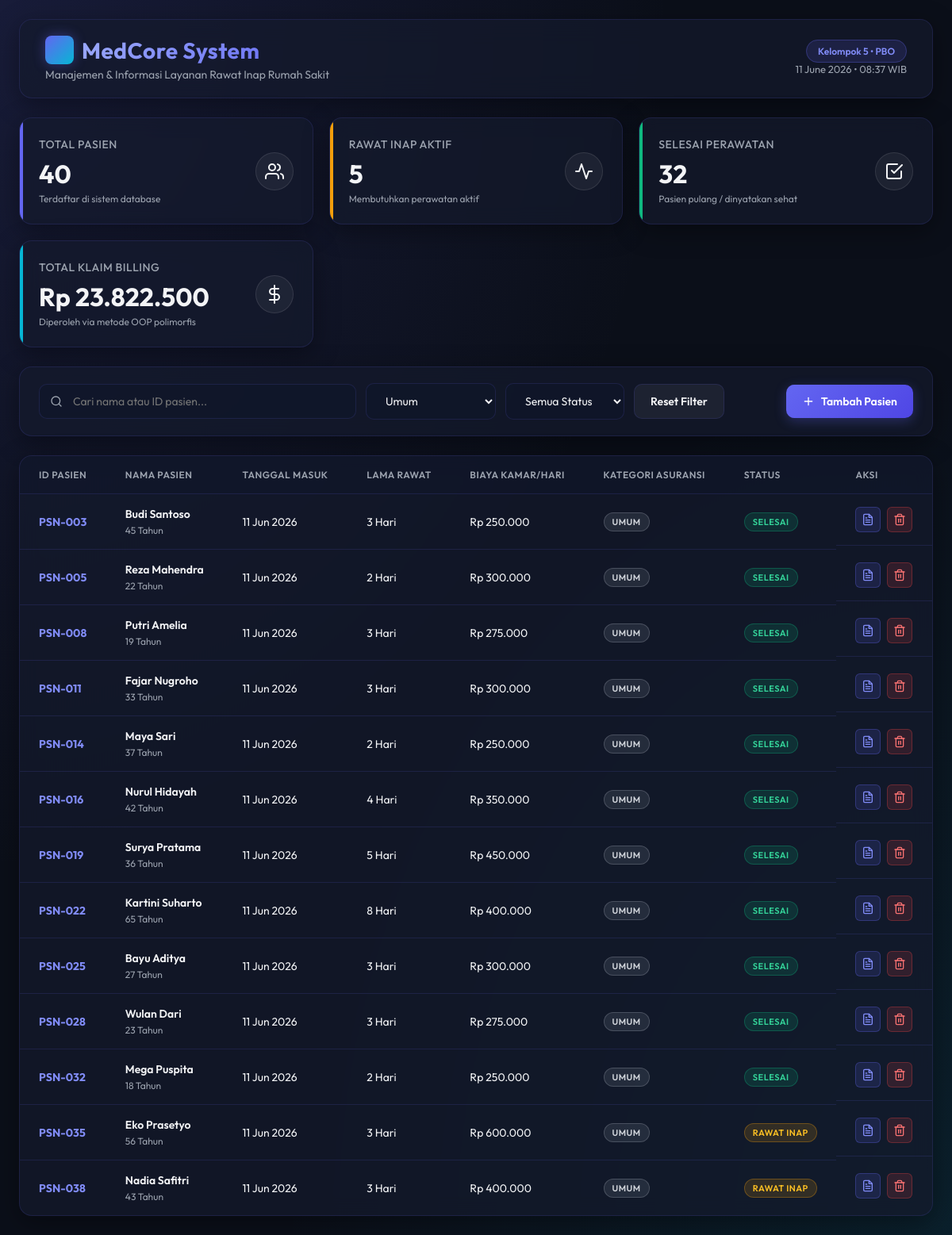
/index.php?asuransi=Umum, run on the app's committed database.
### tables this page shows
CREATE TABLE IF NOT EXISTS `pasien` (
    `id_pasien`            VARCHAR(20)    NOT NULL,
    `nama`                 VARCHAR(100)   NOT NULL,
    `usia`                 INT            NOT NULL,
    `jenis_kelamin`        ENUM('Laki-laki', 'Perempuan') NOT NULL,
    `tanggal_masuk`        DATE           NOT NULL,
    `tanggal_keluar`       DATE           NULL DEFAULT NULL,
    `lama_rawat`           INT            NOT NULL DEFAULT 0,
    `biaya_kamar_per_hari` DECIMAL(12,2)  NOT NULL DEFAULT 0.00,
    `asuransi`             ENUM('BPJS', 'Asuransi Swasta', 'Umum') NOT NULL DEFAULT 'Umum',
    `status`               ENUM('Rawat Inap', 'Rawat Jalan', 'Selesai', 'Dirujuk') NOT NULL DEFAULT 'Rawat Inap',
    
     
    `nomor_pbi`            VARCHAR(50)    NULL DEFAULT NULL,
    `faskes_asal`          VARCHAR(100)   NULL DEFAULT NULL,
    `kelas_kamar`          VARCHAR(20)    NULL DEFAULT NULL,
    
     
    `nik`                  VARCHAR(20)    NULL DEFAULT NULL,
    `metode_pembayaran`    VARCHAR(50)    NULL DEFAULT NULL,
    
     
    `nama_provider`        VARCHAR(100)   NULL DEFAULT NULL,
    `nomor_polis`          VARCHAR(50)    NULL DEFAULT NULL,
    `limit_cover`          DECIMAL(12,2)  NULL DEFAULT NULL,

    PRIMARY KEY (`id_pasien`),

     
    INDEX `idx_nama`            (`nama`),
    INDEX `idx_tanggal_masuk`   (`tanggal_masuk`),
    INDEX `idx_asuransi`        (`asuransi`),
    INDEX `idx_status`          (`status`)

);

### public/index.php (the view, shortened to what the rows shown need)
<?php
spl_autoload_register(function ($class) {
    $prefix = 'App\\';
    $base_dir = dirname(__DIR__) . '/src/';
    $len = strlen($prefix);
    $relative_class = substr($class, $len);
    $parts = explode('\\', $relative_class);
    if (count($parts) > 1) {
        $subNamespace = $parts[0];
        $className = $parts[1];
        $folder = '';
        switch ($subNamespace) {
            case 'Core':
                $folder = 'Core2';
                break;
            case 'Models':
                $folder = 'Models3';
                break;
            case 'Database':
                $folder = 'Database1';
                break;
            case 'Controllers':
                $folder = 'Controllers4';
                break;
        }
        if ($folder !== '') {
            $file = $base_dir . $folder . '/' . $className . '.php';
            if (file_exists($file)) {
                return;
            }
        }
    }
});
$controller = new ManajemenRumahSakit();
$search = $_GET['search'] ?? null;
$asuransi = $_GET['asuransi'] ?? null;
$status = $_GET['status'] ?? null;
$pasiens = $controller->getAllPasien($search, $asuransi, $status);
$stats = $controller->getStats();
?>
<!DOCTYPE html>
<html lang="id">
<head>
</head>
<body>
<div class="container">
    <header>
        <div class="logo-area">
            <h1>
                <span class="logo-icon">+</span>
                MedCore System
            </h1>
        </div>
    </header>
    <section class="table-card">
        <div class="table-responsive">
            <table>
                <thead>
                    <tr>
                        <th>ID Pasien</th>
                        <th>Nama Pasien</th>
                        <th>Tanggal Masuk</th>
                        <th>Lama Rawat</th>
                        <th>Biaya Kamar/Hari</th>
                        <th>Kategori Asuransi</th>
                        <th>Status</th>
                        <th>Aksi</th>
                    </tr>
                </thead>
                <tbody>
                    <?php if (count($pasiens) > 0): ?>
                        <?php foreach ($pasiens as $pasien): ?>
                            <tr>
                                <td><span class="patient-id"><?= htmlspecialchars($pasien->getIdPasien()) ?></span></td>
                                <td>
                                    <div class="patient-info">
                                        <span class="patient-name"><?= htmlspecialchars($pasien->getNama()) ?></span>
                                        <span class="patient-meta"><?= $pasien->getUsia() ?> Tahun</span>
                                    </div>
                                </td>
                                <td><?= date('d M Y', strtotime($pasien->getLamaRawat() > 0 ? date('Y-m-d') : date('Y-m-d')))  ?>
                                </td>
                                <td><?= $pasien->getLamaRawat() ?> Hari</td>
                                <td>Rp <?= number_format($pasien->getBiayaKamarPerHari(), 0, ',', '.') ?></td>
                                <td>
                                    <?php
                                        $insurance = $pasien->cetakKlaimLayanan()['jenis'] ?? 'UMUM';
                                        $insurance_class = 'badge-umum';
                                    ?>
                                    <span class="badge <?= $insurance_class ?>"><?= $insurance ?></span>
                                </td>
                                <td>
                                    <?php
                                        $db_local = App\Database\KoneksiDatabase::getInstance()->getKoneksi();
                                        $stmt_row = $db_local->prepare("SELECT tanggal_masuk, status FROM pasien WHERE id_pasien = :id");
                                        $stmt_row->execute(['id' => $pasien->getIdPasien()]);
                                        $db_data = $stmt_row->fetch();
                                        $status_raw = $db_data['status'] ?? 'Rawat Inap';
                                        $status_class = 'badge-inap';
                                        if ($status_raw === 'Selesai') $status_class = 'badge-selesai';
                                    ?>
                                    <span class="badge <?= $status_class ?>"><?= $status_raw ?></span>
                                </td>
                                <td class="action-cell">
                                    <button class="btn-icon btn-icon-view" onclick="openClaimModal('<?= $pasien->getIdPasien() ?>')" title="Cetak Rincian Billing">
                                    </button>
                                    <a href="index.php?action=delete&id=<?= $pasien->getIdPasien() ?>" class="btn-icon btn-icon-delete" onclick="return confirm('Apakah Anda yakin ingin menghapus data pasien ini?')" title="Hapus Data">
                                    </a>
                                </td>
                            </tr>
                        <?php endforeach; ?>
                    <?php endif; ?>
                </tbody>
            </table>
        </div>
    </section>
</div>
</body>
</html>

### data on the page
pasien: id_pasien "PSN-003", nama "Budi Santoso", usia "45", lama_rawat "3", biaya_kamar_per_hari "250.000", insurance "UMUM", status "SELESAI"
pasien: id_pasien "PSN-005", nama "Reza Mahendra", usia "22", lama_rawat "2", biaya_kamar_per_hari "300.000", insurance "UMUM", status "SELESAI"
pasien: id_pasien "PSN-008", nama "Putri Amelia", usia "19", lama_rawat "3", biaya_kamar_per_hari "275.000", insurance "UMUM", status "SELESAI"
pasien: id_pasien "PSN-011", nama "Fajar Nugroho", usia "33", lama_rawat "3", biaya_kamar_per_hari "300.000", insurance "UMUM", status "SELESAI"
pasien: id_pasien "PSN-014", nama "Maya Sari", usia "37", lama_rawat "2", biaya_kamar_per_hari "250.000", insurance "UMUM", status "SELESAI"
pasien: id_pasien "PSN-016", nama "Nurul Hidayah", usia "42", lama_rawat "4", biaya_kamar_per_hari "350.000", insurance "UMUM", status "SELESAI"
pasien: id_pasien "PSN-019", nama "Surya Pratama", usia "36", lama_rawat "5", biaya_kamar_per_hari "450.000", insurance "UMUM", status "SELESAI"
pasien: id_pasien "PSN-022", nama "Kartini Suharto", usia "65", lama_rawat "8", biaya_kamar_per_hari "400.000", insurance "UMUM", status "SELESAI"
pasien: id_pasien "PSN-025", nama "Bayu Aditya", usia "27", lama_rawat "3", biaya_kamar_per_hari "300.000", insurance "UMUM", status "SELESAI"
pasien: id_pasien "PSN-028", nama "Wulan Dari", usia "23", lama_rawat "3", biaya_kamar_per_hari "275.000", insurance "UMUM", status "SELESAI"
pasien: id_pasien "PSN-032", nama "Mega Puspita", usia "18", lama_rawat "2", biaya_kamar_per_hari "250.000", insurance "UMUM", status "SELESAI"
pasien: id_pasien "PSN-035", nama "Eko Prasetyo", usia "56", lama_rawat "3", biaya_kamar_per_hari "600.000", insurance "UMUM", status "RAWAT INAP"
pasien: id_pasien "PSN-038", nama "Nadia Safitri", usia "43", lama_rawat "3", biaya_kamar_per_hari "400.000", insurance "UMUM", status "RAWAT INAP"

### other printed values
$stats['total_pasien'] "40"
$stats['status']['rawat_inap'] "5"
$stats['status']['selesai'] "32"
$stats['total_estimasi_biaya'] "23.822.500"
